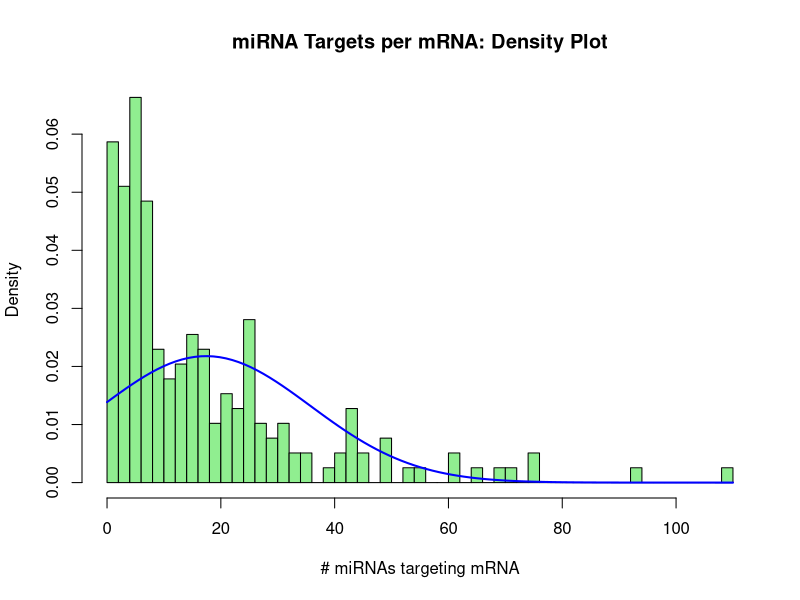
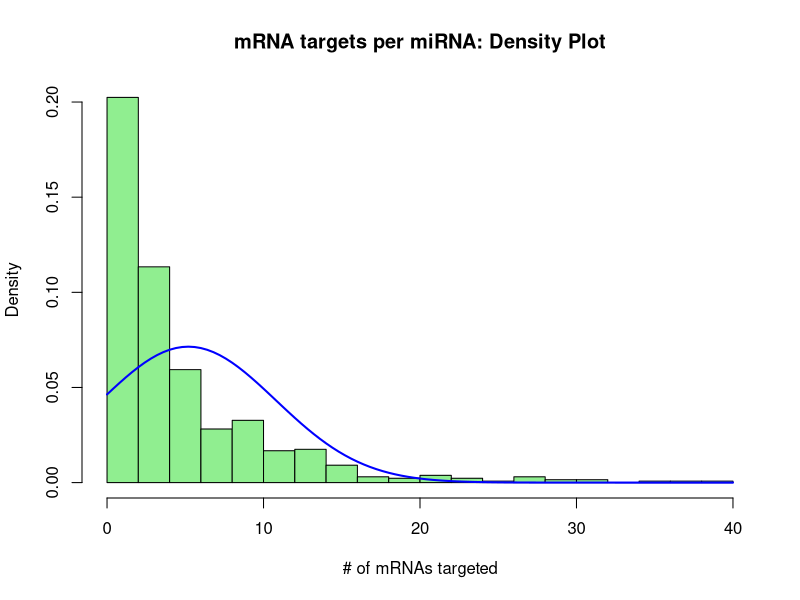
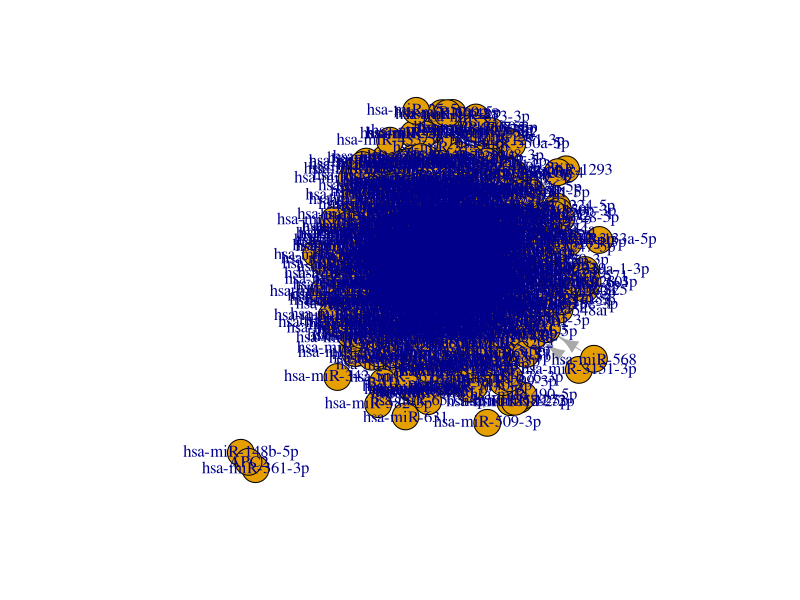
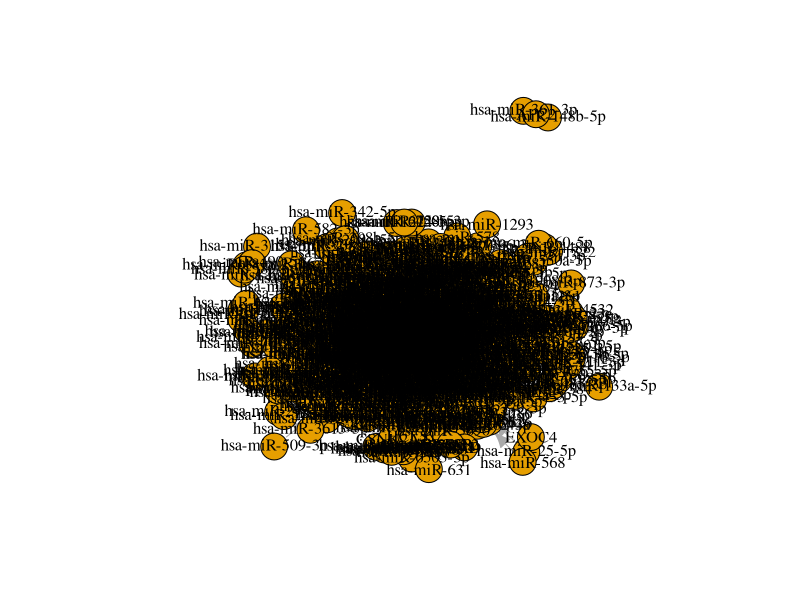
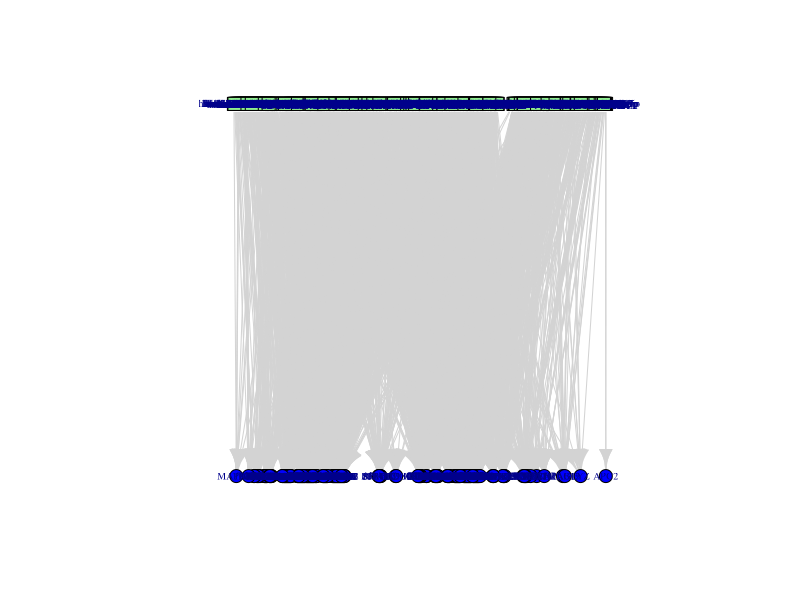
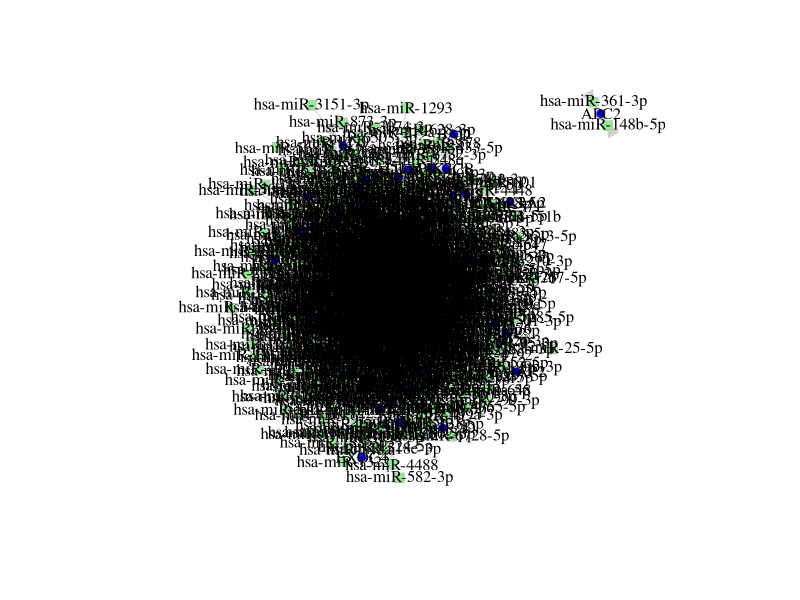
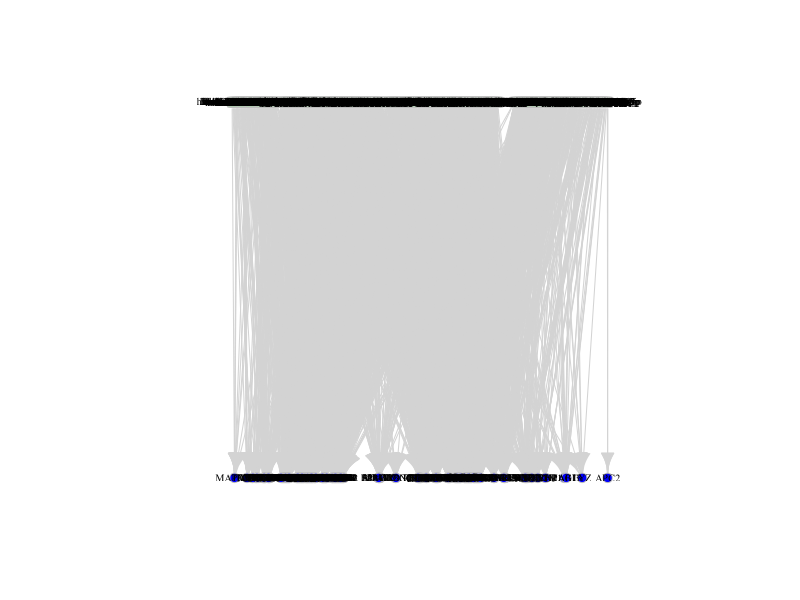
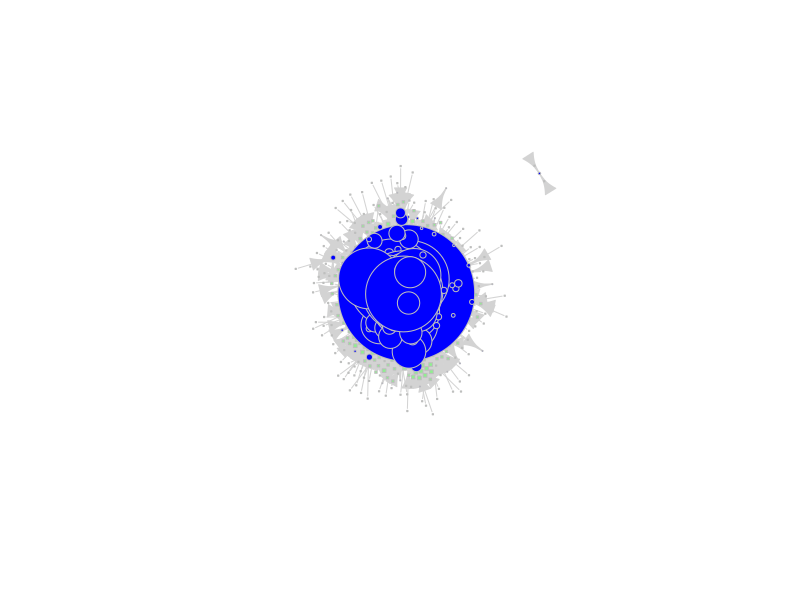

Here is the R script that generated these plots, in order:

if (!require("ggplot2")) {
  install.packages("ggplot2", dependencies = TRUE)
  library(ggplot2)
}

if (!require("MASS")) {
  install.packages("MASS", dependencies = TRUE)
  library(MASS)
}

if (!require("Matrix")) {
  install.packages("Matrix", dependencies = TRUE)
  library(Matrix)
}

if (!require("igraph")) {
  install.packages("igraph", dependencies = TRUE)
  library(igraph)
}


#Read .csv file into R data

miR <- read.csv("Data/MirWalk_Trimmed.csv", header=TRUE)

nt <- read.csv("Data/MirWalk_Subset.csv", header=TRUE)


## FREQUENCY DISTRIBUTIONS
## Plot frequency distributions of mRNA targets per miRNA, and targeting miRNAs per mRNA
## Tabulate the miRWalk output and run a frequency distribution for mRNA-miR/miR-mRNA targeting stats
library(ggplot2)
View(miR)
summary(miR)
summary(miR$Gene)

library(MASS)

## histogram miRNA targets per mRNA

Gene = miR$Gene
Gene.freq = table(Gene)
GeneTable <- cbind(Gene.freq)
colors = c("lightgreen")
hist(GeneTable, freq=FALSE, main="miRNA Targets per mRNA: Density Plot", xlab = "# miRNAs targeting mRNA", breaks=50, col="lightgreen")
curve(dnorm(x, mean=mean(Gene.freq), sd=sd(Gene.freq)), add=TRUE, col="blue", lwd=2)

## histogram mRNAs targeted by miRNA

miRNA = miR$miRNA
miRNA.freq = table(miRNA)
miRTable <- cbind(miRNA.freq)
hist(miRTable, freq=FALSE, main = "mRNA targets per miRNA: Density Plot", xlab = "# of mRNAs targeted", breaks=20, col = "lightgreen")
curve(dnorm(x, mean=mean(miRNA.freq), sd=sd(miRNA.freq)), add=TRUE, col="blue", lwd=2)

head(nt)

## Visualize the complete bipartite graph
## https://rpubs.com/pjmurphy/317838
## Make a graph object from list
g <- graph.data.frame(nt)
g <- graph.data.frame(miR)
## Make a graph g into a bipartite network
bipartite.mapping(g)
V(g)$type <- bipartite_mapping(g)$type
plot(g)
plot(g, vertex.label.cex = 1.0, vertex.label.color = "black")


## Format the labels and node shape/color
V(g)$color <- ifelse(V(g)$type, "blue", "lightgreen")
V(g)$shape <- ifelse(V(g)$type, "circle", "square")
E(g)$color <- "lightgray"


plot(g, layout=layout.bipartite, vertex.size=7, vertex.label.cex=0.6)


V(g)$label.color <- "black" ##ifelse(V(g)$type, "black", "white")
## V(g)$label.font <-  0.6
V(g)$label.cex <- 1 ##ifelse(V(g)$type, 0.8, 1.2)
## V(g)$label.dist <-0
V(g)$frame.color <-  "gray"
V(g)$size <- 5

plot(g, layout = layout_with_graphopt)

plot(g, layout=layout.bipartite, vertex.size=5, vertex.label.cex=0.6)


## Analyze the network as a single-mode network
## According to https://rpubs.com/pjmurphy/317838

## Calculating centrality

types <- V(g)$type                 ## getting each vertex `type` let's us sort easily
deg <- degree(g)
bet <- betweenness(g)
clos <- closeness(g)
eig <- eigen_centrality(g)$vector

cent_df <- data.frame(types, deg, bet, clos, eig)

cent_df[order(cent_df$type, decreasing = TRUE),] ## sort w/ `order` by `type`

## Size vertices by centralitry
V(g)$size <- degree(g)
V(g)$label.cex <- degree(g) * 0.000000000000000000001

plot(g, layout = layout_with_graphopt)


##NETWORK GRAPH
##Create and plot a network graph from the adjacency list

#Convert into data frame
miRFrame <- data.frame(person=miR$Gene, gr=miR$miRNA, stringsAsFactors = F)

##Treat the adjacenty list as a bipartite network (coding genes and miRNAs each constitute the two bipartite modes of the network).
##Code was derived from social network modelling from the blog of Solomon Messing.
##https://solomonmessing.wordpress.com/2012/09/30/working-with-bipartiteaffiliation-network-data-in-r/

#Use functions from the R Matrix package to create an adjacency matrix 'A' from the imported list.
library(Matrix)

A <- spMatrix(nrow=length(unique(miRFrame$person)),
              ncol=length(unique(miRFrame$gr)),
              i = as.numeric(factor(miRFrame$person)),
              j = as.numeric(factor(miRFrame$gr)),
              x = rep(1, length(as.numeric(miRFrame$person))) )

row.names(A) <- levels(factor(miRFrame$person))
colnames(A) <- levels(factor(miRFrame$gr))
A

Arow <- tcrossprod(A)
Arow
head(Arow)

##Use the R Igraph package to create a network graph object.
library(igraph)

miRgraphAdj <- graph.adjacency(Arow, mode = 'undirected')
summary(miRgraphAdj)

##make each edge weight become 1, and then sum them back into an edge attribute
#http://stackoverflow.com/questions/12998456/r-igraph-convert-parallel-edges-to-weight-attribute
E(miRgraphAdj)$weight
E(miRgraphAdj)$weight <- 1
miRgraphAdj <- simplify(miRgraphAdj, edge.attr.comb=list(weight="sum"))

E(miRgraphAdj)$width <- E(miRgraphAdj)$weight
E(miRgraphAdj)$width
# direct output to a file
sink("EdgeFile", append=FALSE, split=FALSE)

##Assign vertex label attributes, color and font
V(miRgraphAdj)$label <- V(miRgraphAdj)$name
V(miRgraphAdj)$label.color <- rgb(0,0,.2,.8)
V(miRgraphAdj)$label.cex <- .6
V(miRgraphAdj)$label.cex <- .3
V(miRgraphAdj)$label.font <- 1
V(miRgraphAdj)$color <- rgb(1,0,0,.5)

miRgraphAdj <- simplify(miRgraphAdj, remove.loops = TRUE, remove.multiple = TRUE)

##Assign transparency as a function of Edge weight
egam <- (E(miRgraphAdj)$weight)/max(E(miRgraphAdj)$weight)
E(miRgraphAdj)$color <- rgb(.5,.5,0,egam)

##Plot the graph object, with vertex size as a function of 'betweeness' and edge width a function of edge weight.
##Apply scaling functions to create resolution for visual interpretation of the graph.
##Here, the user-derived betweeness(mirgraphAdj/33) and log(E(miRgraphAdj)$weight) were user-derived to reduce the 'hairball' and facilitate interpretation
plot(miRgraphAdj, vertex.size=betweenness(miRgraphAdj)/33, edge.width=log10(E(miRgraphAdj)$weight), layout=layout.kamada.kawai)


##For scaling vertex.size and edge widths for different graphs:
##plot(miRgraphAdj, vertex.size=betweenness(miRgraphAdj)/V_Scaling_Factor, edge.width=E_Scaling_Factor(E(miRgraphAdj)$weight), layout=layout.kamada.kawai)

##For the 5-gene subgraph found in Fig.3C (Input file 'Subset.R'):
plot(miRgraphAdj, vertex.size=20, edge.width=(E(miRgraphAdj)$weight)/10, layout=layout.fruchterman.reingold)
